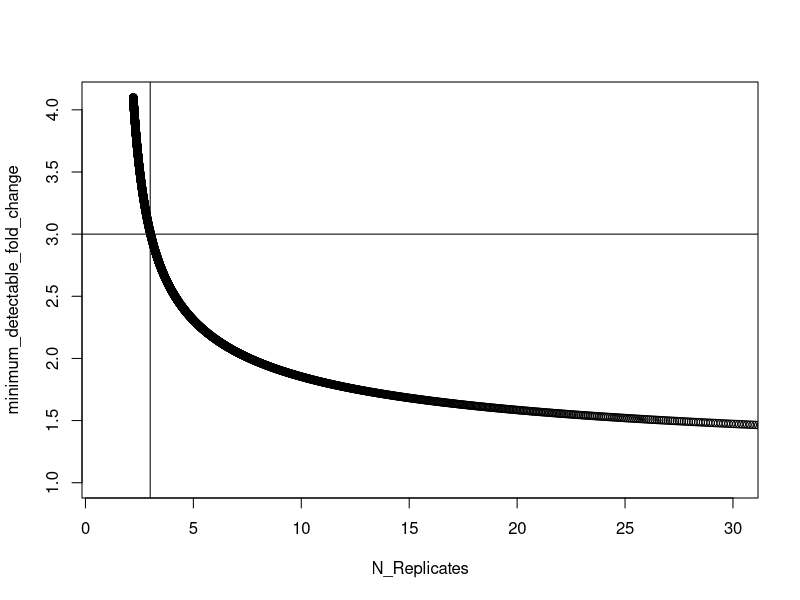

Write the R code that produced this figure.

res = NULL
for (delta in 1:3100) {
  res = c(res, power.t.test(delta = delta, power = 0.95, sd = 500)$n)
}
a = (1000+(1:3100))/1000

df = data.frame(N_Replicates = res, minimum_detectable_fold_change = a)
plot(df, xlim = c(1, 30))
abline(b = 0, a = 3)
abline(v = 3)
